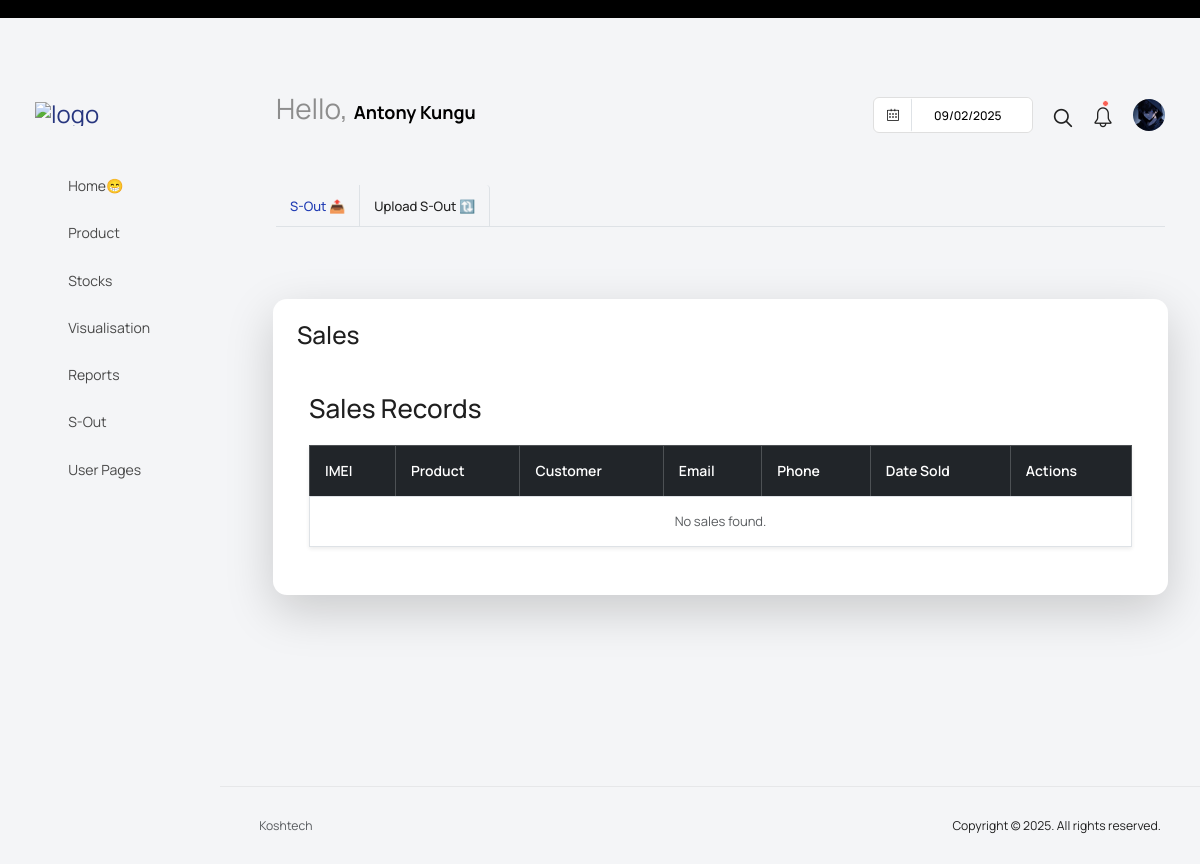
Before: /sales-list/ (signed in) with the older database file.
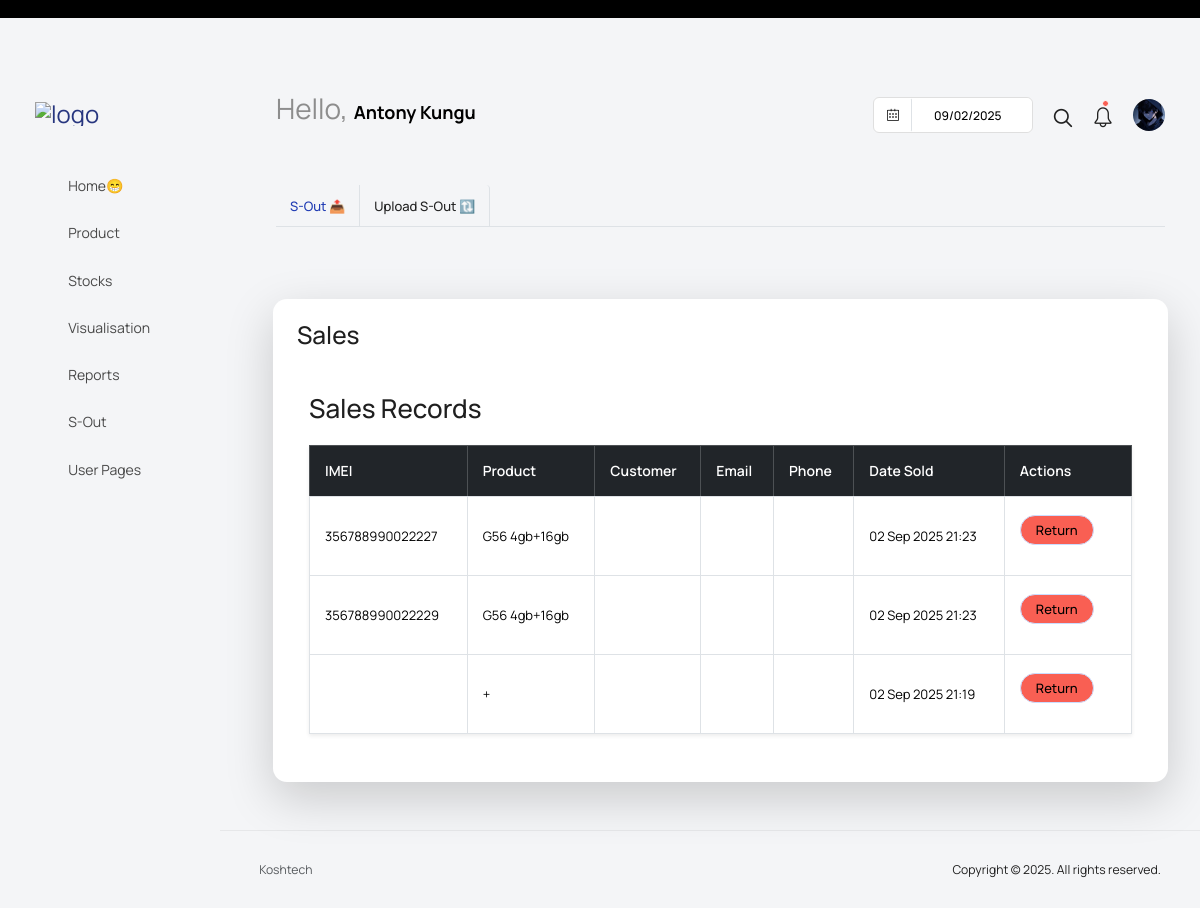
After: the same page with the newer database file.
### sales_process/models.py (models this page shows, shortened)
class Sale(models.Model):
    stock = models.OneToOneField(Stock, on_delete=models.CASCADE, related_name="sale",null=True)
    customer = models.ForeignKey(Customer, on_delete=models.CASCADE, related_name="sales")
    sales_date = models.DateTimeField(auto_now_add=True)
    is_returned = models.BooleanField(default=False)
    sold_by = models.ForeignKey(
        settings.AUTH_USER_MODEL,
        on_delete=models.SET_NULL,
        null=True,
        blank=True,
        related_name="sales_made"
    )
    def __str__(self):
        return f"Sale #{self.id} to {self.customer.name}"

class Stock(models.Model):
    STATUS_CHOICES = [
        ('in_stock', 'In Stock'),
        ('assigned', 'Assigned'),
        ('sold', 'Sold'),
        ('returned', 'Returned'),
    ]
    serial_number = models.CharField(max_length=100, unique=True)
    imei_number = models.CharField(max_length=100, unique=True, blank=True, null=True)
    product = models.ForeignKey(
        Product,
        on_delete=models.CASCADE,
        related_name="stocks"
    )
    stock_in_date = models.DateField(default=timezone.now)
    added_by = models.ForeignKey(
        settings.AUTH_USER_MODEL,
        on_delete=models.SET_NULL,
        null=True,
        related_name="stocks_added"
    )
    status = models.CharField(
        max_length=20,
        choices=STATUS_CHOICES,
        default='in_stock'
    )
    assigned_to = models.ForeignKey(
        settings.AUTH_USER_MODEL,
        on_delete=models.SET_NULL,
        null=True,
        blank=True,
        related_name="stocks_assigned"
    )
    last_assigned_date = models.DateField(null=True, blank=True)
    date_since_stock_in = models.DateField(auto_now_add=True)

class Product(models.Model):
    STATUS_CHOICES = [
        ('active', 'Active'),
        ('inactive', 'Inactive'),
        ('discontinued', 'Discontinued'),
    ]
    STORAGE_CHOICES = [
        ('16gb', '16GB'),
        ('32gb', '32GB'),
        ('64gb', '64GB'),
        ('128gb', '128GB'),
        ('256gb', '256GB'),
        ('512gb', '512GB'),
        ('1tb', '1TB'),
    ]
    RAM_CHOICES = [
        ('4gb', '4GB'),
        ('8gb', '8GB'),
        ('16gb', '16GB'),
        ('32gb', '32GB'),
        ('64gb', '64GB'),
        ('128gb', '128GB'),
        ('256gb', '256GB'),
        ('512gb', '512GB'),
        ('1tb', '1TB'),
    ]
    NETWORK_CHOICES = [
        ('2g', '2G'),
        ('3g', '3G'),
        ('4g', '4G'),
        ('5g', '5G'),
    ]
    MODEL_CATEGORY_CHOICES = [
        ('phone', 'Phone'),
        ('tablet', 'Tablet'),
        ('laptop', 'Laptop'),
        ('watch', 'Watch'),
    ]
    item_code = models.CharField(max_length=50, unique=True)
    model_name = models.CharField(max_length=100)
    model_sku = models.CharField(max_length=100, unique=True)
    model_category = models.CharField(max_length=100, choices=MODEL_CATEGORY_CHOICES, default='phone')
    model_storage = models.CharField(max_length=50, blank=True, null=True, choices=STORAGE_CHOICES)
    model_ram = models.CharField(max_length=50, blank=True, null=True, choices=RAM_CHOICES)
    price = models.DecimalField(max_digits=10, decimal_places=2,default=0)
    network = models.CharField(max_length=100, blank=True, null=True, choices=NETWORK_CHOICES)
    other_specifications = models.TextField(blank=True, null=True)
    created_on = models.DateTimeField(auto_now_add=True)
    created_by = models.ForeignKey(
        settings.AUTH_USER_MODEL,
        on_delete=models.SET_NULL,
        null=True,
        related_name="products_created"
    )
    status = models.CharField(
        max_length=20,
        choices=STATUS_CHOICES,
        default='active'
    )

### sales_process/views.py (the view)
# urls.py: path('sales-list/', sales_list, name='sales-list'),
def sales_list(request):
    sales = Sale.objects.select_related("stock").order_by("-sales_date")
    print(sales)
    return render(request, "sales_process/sales_list.html", {"sales": sales})

### sales_process/templates/sales_process/sales_list.html (shortened to what this page needs)
{% extends 'configs/base.html' %}
{% load widget_tweaks %}
{% block mainContent %}
 <div class="content-wrapper">
            <div class="row">
              <div class="col-sm-12">
                <div class="home-tab">
                  <div class="d-sm-flex align-items-center justify-content-between border-bottom">
                    {% include 'sales_process/sales_nav_links.html' %}
                  </div>
                  <div class="tab-content tab-content-basic">
                    <div class="tab-pane fade show active" id="create-user" role="tabpanel" aria-labelledby="overview">
                      <div class="row">
                           <div class="container mt-5">
  <div class="card shadow-lg p-4">
    <h3 class="mb-4">Sales</h3>
<div class="container py-4">
  <h2 class="mb-4">Sales Records</h2>
  <table class="table table-bordered table-hover bg-white shadow-sm">
    <thead class="table-dark">
      <tr>
        <th>IMEI</th>
        <th>Product</th>
        <th>Customer</th>
        <th>Email</th>
        <th>Phone</th>
        <th>Date Sold</th>
        <th>Actions</th>
      </tr>
    </thead>
    <tbody>
      {% for sale in sales %}
        <tr>
          <td>{{ sale.stock.imei_number }}</td>
          <td>{{ sale.stock.product.model_name }} {{ sale.stock.product.model_ram }}+{{ sale.stock.product.model_storage }}</td>
          <td>{{ sale.customer_name }}</td>
          <td>{{ sale.email }}</td>
          <td>{{ sale.phone }}</td>
          <td>{{ sale.sales_date|date:"d M Y H:i" }}</td>
          <td>
            <button
              class="btn btn-sm btn-danger"
              hx-post="{% url 'return-sale' sale.pk %}"
              hx-target="#sale-message"
              hx-swap="innerHTML"
              onclick="return confirm('Are you sure you want to return this sale?')"
            >
              Return
            </button>
          </td>
        </tr>
      {% empty %}
        <tr>
          <td colspan="7" class="text-center text-muted">No sales found.</td>
        </tr>
      {% endfor %}
    </tbody>
  </table>
</div>
  </div>
</div>
                      </div>
                    </div>
                 </div>
                </div>
              </div>
            </div>
          </div>
{% endblock mainContent %}

Changed rows visible on the page:
added Sale: stock.imei_number "356788990022227", stock.product.model_name "G56", stock.product.model_ram "4gb", stock.product.model_storage "16gb", sales_date "02 Sep 2025 21:23"
added Sale: stock.imei_number "356788990022229", stock.product.model_name "G56", stock.product.model_ram "4gb", stock.product.model_storage "16gb", sales_date "02 Sep 2025 21:23"
added Sale: sales_date "02 Sep 2025 21:19"
Other visible differences:
text no longer shown: "No sales found."
